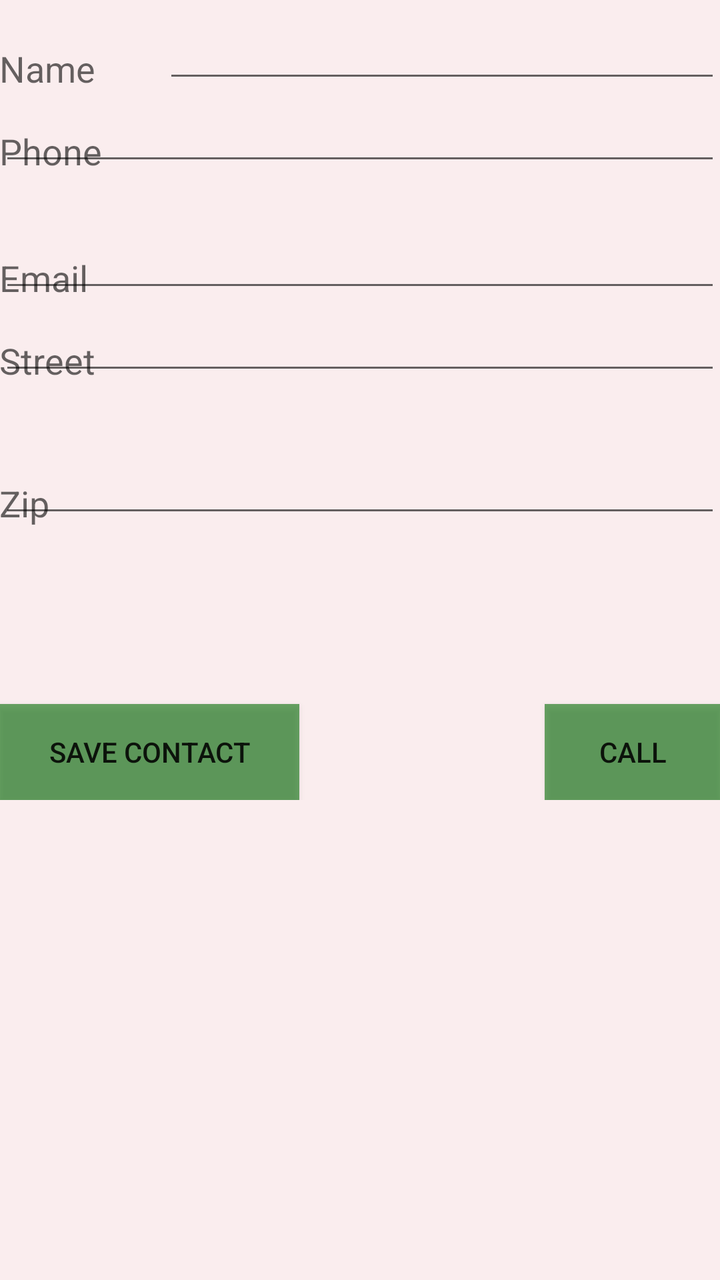
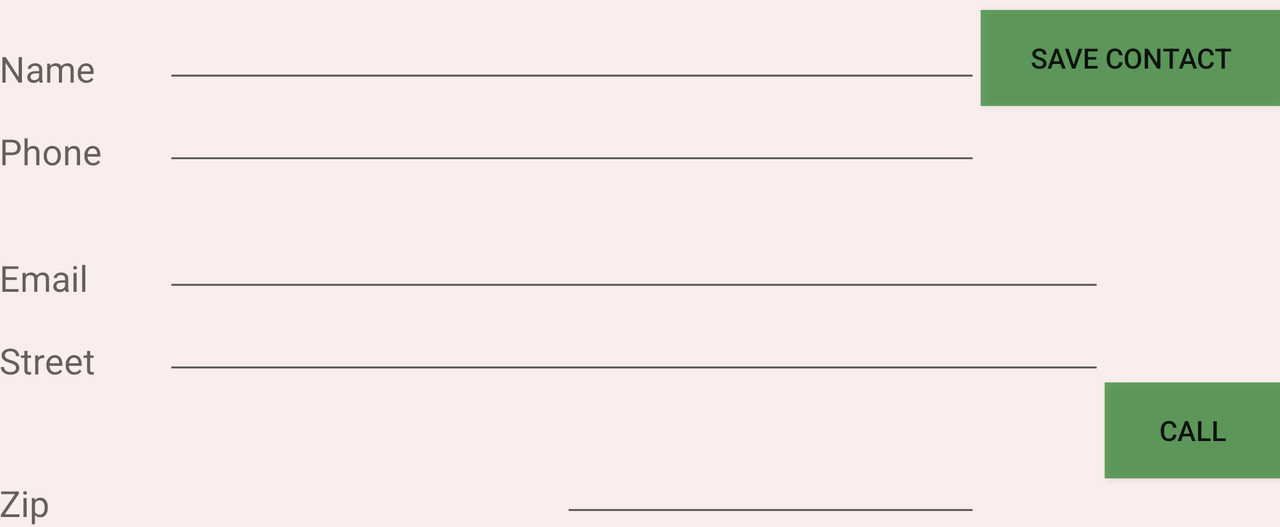

An Android layout and its configuration variant, each rendered on a device that would load it. The default file and the variant file are quoted in full after the pictures.
<!-- AndroidManifest.xml: application theme AppTheme -->
<!-- res/layout/activity_display_contact.xml -->
<ScrollView
    xmlns:android="http://schemas.android.com/apk/res/android"
    xmlns:tools="http://schemas.android.com/tools"
    tools:context=".DisplayContact"
    android:layout_height="match_parent"
    android:layout_width="wrap_content"
    android:background="#cdfbeaec">

<RelativeLayout
    android:layout_width="match_parent"
    android:layout_height="400dp"
    android:paddingBottom="@dimen/activity_vertical_margin"
    android:paddingLeft="@dimen/activity_horizontal_margin"
    android:paddingRight="@dimen/activity_horizontal_margin"
    android:paddingTop="@dimen/activity_vertical_margin" >

    <TextView
        android:id="@+id/textView1"
        android:layout_width="wrap_content"
        android:layout_height="wrap_content"
        android:layout_alignBottom="@+id/editTextName"
        android:layout_alignParentLeft="true"
        android:text="@string/name"
        android:textAppearance="?android:attr/textAppearanceMedium" />

    <EditText
        android:id="@+id/editTextName"
        android:layout_width="wrap_content"
        android:layout_height="wrap_content"
        android:layout_alignParentLeft="true"
        android:layout_marginTop="5dp"
        android:layout_marginLeft="82dp"
        android:ems="20"
        android:inputType="text"
        android:layout_alignParentRight="true"
        android:layout_alignParentEnd="true">
    </EditText>

    <TextView
        android:id="@+id/textView2"
        android:layout_width="wrap_content"
        android:layout_height="wrap_content"
        android:layout_alignBottom="@+id/editTextPhone"
        android:layout_alignLeft="@+id/textView1"
        android:text="@string/phone"
        android:textAppearance="?android:attr/textAppearanceMedium" />

    <EditText
        android:id="@+id/editTextPhone"
        android:layout_width="wrap_content"
        android:layout_height="wrap_content"
        android:layout_alignLeft="@+id/editTextName"
        android:layout_below="@+id/editTextName"
        android:ems="20"
        android:inputType="phone|text"
        android:layout_alignRight="@+id/editTextName"
        android:layout_alignEnd="@+id/editTextName"/>

    <TextView
        android:id="@+id/textView3"
        android:layout_width="wrap_content"
        android:layout_height="wrap_content"
        android:layout_alignBottom="@+id/editTextEmail"
        android:layout_alignLeft="@+id/textView1"
        android:text="@string/email"
        android:textAppearance="?android:attr/textAppearanceMedium" />

    <EditText
        android:id="@+id/editTextEmail"
        android:layout_width="wrap_content"
        android:layout_height="wrap_content"
        android:layout_alignLeft="@+id/editTextPhone"
        android:layout_below="@+id/editTextPhone"
        android:layout_marginTop="22dp"
        android:ems="20"
        android:inputType="textEmailAddress"
        android:layout_alignRight="@+id/editTextPhone"
        android:layout_alignEnd="@+id/editTextPhone"/>

    <TextView
        android:id="@+id/textView4"
        android:layout_width="wrap_content"
        android:layout_height="wrap_content"
        android:layout_alignBottom="@+id/editTextStreet"
        android:layout_alignLeft="@+id/textView1"
        android:text="@string/street"
        android:textAppearance="?android:attr/textAppearanceMedium" />

    <EditText
        android:id="@+id/editTextStreet"
        android:layout_width="wrap_content"
        android:layout_height="wrap_content"
        android:layout_alignLeft="@+id/editTextEmail"
        android:layout_below="@+id/editTextEmail"
        android:ems="20"
        android:inputType="textPostalAddress"
        android:layout_alignRight="@+id/editTextEmail"
        android:layout_alignEnd="@+id/editTextEmail">
    </EditText>

    <TextView
        android:id="@+id/textView5"
        android:layout_width="wrap_content"
        android:layout_height="wrap_content"
        android:layout_alignBottom="@+id/editTextZip"
        android:layout_alignLeft="@+id/textView1"
        android:text="@string/zip"
        android:textAppearance="?android:attr/textAppearanceMedium" />

    <EditText
        android:id="@+id/editTextZip"
        android:layout_width="wrap_content"
        android:layout_height="wrap_content"
        android:layout_alignLeft="@+id/editTextStreet"
        android:layout_below="@+id/editTextStreet"
        android:layout_marginTop="30dp"
        android:ems="20"
        android:inputType="textPostalAddress"
        android:layout_alignRight="@+id/editTextStreet"
        android:layout_alignEnd="@+id/editTextStreet"/>

    <Button
        android:id="@+id/save_contact_button"
        android:layout_width="150dp"
        android:layout_height="wrap_content"
        android:onClick="saveContact"
        android:text="@string/save"
        android:background="#a81d7b1d"
        android:layout_alignParentBottom="true"
        android:layout_alignParentLeft="true"
        android:layout_alignParentStart="true"/>
    <Button
        android:id="@+id/phone_contact_button"
        android:layout_width="wrap_content"
        android:layout_height="wrap_content"
        android:onClick="CallContact"
        android:text="@string/Call"
        android:layout_alignParentBottom="true"
        android:layout_alignRight="@+id/editTextZip"
        android:layout_alignEnd="@+id/editTextZip"
        android:background="#a81d7b1d"/>

</RelativeLayout>
 </ScrollView>
<!-- resources referenced by this layout -->
<resources>
  <string name="Call">Call</string>
  <string name="email">Email</string>
  <string name="name">Name</string>
  <string name="phone">Phone</string>
  <string name="save">Save Contact</string>
  <string name="street">Street</string>
  <string name="zip">Zip</string>
  <style name="AppTheme" parent="Theme.AppCompat.Light.DarkActionBar">
      </style>
</resources>
<!-- res/layout-land/activity_display_contact.xml (the repository's variant of the layout above) -->
<!-- drawn on the phone turned sideways -->
<ScrollView
    xmlns:android="http://schemas.android.com/apk/res/android"
    xmlns:tools="http://schemas.android.com/tools"
    tools:context=".DisplayContact"
    android:layout_height="wrap_content"
    android:layout_width="wrap_content"
    android:background="#cdfbeaec">

<RelativeLayout

android:layout_width="match_parent"
android:layout_height="wrap_content"
    android:paddingBottom="@dimen/activity_vertical_margin"
    android:paddingLeft="@dimen/activity_horizontal_margin"
    android:paddingRight="@dimen/activity_horizontal_margin"
    android:paddingTop="@dimen/activity_vertical_margin"
    android:touchscreenBlocksFocus="false">

    <TextView
        android:id="@+id/textView1"
        android:layout_width="wrap_content"
        android:layout_height="wrap_content"
        android:layout_alignBottom="@+id/editTextName"
        android:layout_alignParentLeft="true"
        android:text="@string/name"
        android:textAppearance="?android:attr/textAppearanceMedium" />

    <EditText
        android:id="@+id/editTextName"
        android:layout_width="wrap_content"
        android:layout_height="wrap_content"
        android:layout_alignParentLeft="true"
        android:layout_marginTop="5dp"
        android:layout_marginLeft="82dp"
        android:ems="10"
        android:inputType="text"
        android:layout_toLeftOf="@+id/save_contact_button"
        android:layout_toStartOf="@+id/save_contact_button">
    </EditText>

    <TextView
        android:id="@+id/textView2"
        android:layout_width="wrap_content"
        android:layout_height="wrap_content"
        android:layout_alignBottom="@+id/editTextPhone"
        android:layout_alignLeft="@+id/textView1"
        android:text="@string/phone"
        android:textAppearance="?android:attr/textAppearanceMedium" />

    <EditText
        android:id="@+id/editTextPhone"
        android:layout_width="wrap_content"
        android:layout_height="wrap_content"
        android:layout_alignLeft="@+id/editTextName"
        android:layout_below="@+id/editTextName"
        android:ems="10"
        android:inputType="phone|text"
        android:layout_toStartOf="@+id/save_contact_button"
        android:layout_toLeftOf="@+id/save_contact_button"/>

    <TextView
        android:id="@+id/textView3"
        android:layout_width="wrap_content"
        android:layout_height="wrap_content"
        android:layout_alignBottom="@+id/editTextEmail"
        android:layout_alignLeft="@+id/textView1"
        android:text="@string/email"
        android:textAppearance="?android:attr/textAppearanceMedium" />

    <EditText
        android:id="@+id/editTextEmail"
        android:layout_width="wrap_content"
        android:layout_height="wrap_content"
        android:layout_alignLeft="@+id/editTextPhone"
        android:layout_below="@+id/editTextPhone"
        android:layout_marginTop="22dp"
        android:ems="10"
        android:inputType="textEmailAddress"
        android:layout_toLeftOf="@+id/phone_contact_button"
        android:layout_toStartOf="@+id/phone_contact_button"/>

    <TextView
        android:id="@+id/textView4"
        android:layout_width="wrap_content"
        android:layout_height="wrap_content"
        android:layout_alignBottom="@+id/editTextStreet"
        android:layout_alignLeft="@+id/textView1"
        android:text="@string/street"
        android:textAppearance="?android:attr/textAppearanceMedium" />

    <EditText
        android:id="@+id/editTextStreet"
        android:layout_width="wrap_content"
        android:layout_height="wrap_content"
        android:layout_alignLeft="@+id/editTextEmail"
        android:layout_below="@+id/editTextEmail"
        android:ems="10"
        android:inputType="textPostalAddress"
        android:layout_toLeftOf="@+id/phone_contact_button"
        android:layout_toStartOf="@+id/phone_contact_button">
    </EditText>

    <TextView
        android:id="@+id/textView5"
        android:layout_width="wrap_content"
        android:layout_height="wrap_content"
        android:layout_alignBottom="@+id/editTextZip"
        android:layout_alignLeft="@+id/textView1"
        android:text="@string/zip"
        android:textAppearance="?android:attr/textAppearanceMedium" />

    <EditText
        android:id="@+id/editTextZip"
        android:layout_width="wrap_content"
        android:layout_height="wrap_content"
        android:layout_alignLeft="@+id/editTextStreet"
        android:layout_below="@+id/editTextStreet"
        android:layout_marginTop="30dp"
        android:ems="10"
        android:inputType="textPostalAddress"
        android:layout_toStartOf="@+id/phone_contact_button"
        android:layout_alignRight="@+id/editTextPhone"
        android:layout_alignEnd="@+id/editTextPhone"/>

    <Button
        android:id="@+id/save_contact_button"
        android:layout_width="150dp"
        android:layout_height="wrap_content"
        android:onClick="saveContact"
        android:text="@string/save"
        android:layout_alignTop="@+id/editTextName"
        android:layout_alignParentRight="true"
        android:layout_alignParentEnd="true"
        android:background="#a81d7b1d"
        android:textAlignment="center"/>
    <Button
        android:id="@+id/phone_contact_button"
        android:layout_width="wrap_content"
        android:layout_height="wrap_content"
        android:onClick="CallContact"
        android:text="@string/Call"
        android:layout_above="@+id/textView5"
        android:layout_alignParentRight="true"
        android:layout_alignParentEnd="true"
        android:background="#a81d7b1d"/>

</RelativeLayout>

</ScrollView>
